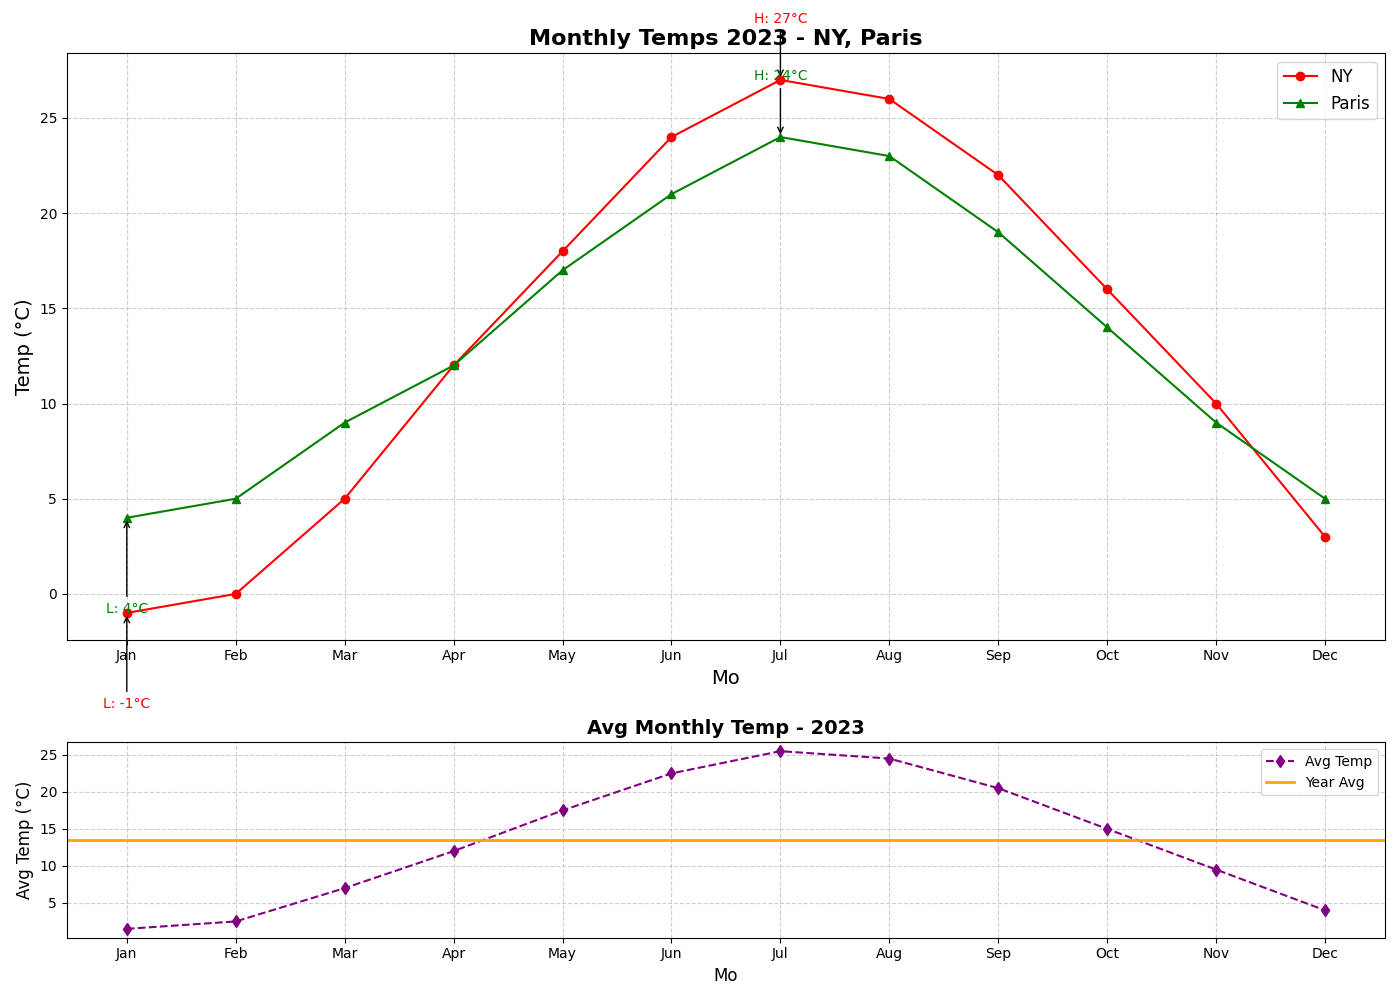

The script that drew this image:
import matplotlib.pyplot as plt
import numpy as np

months = np.array(["Jan", "Feb", "Mar", "Apr", "May", "Jun", "Jul", "Aug", "Sep", "Oct", "Nov", "Dec"])
new_york_temps = np.array([-1, 0, 5, 12, 18, 24, 27, 26, 22, 16, 10, 3])
paris_temps = np.array([4, 5, 9, 12, 17, 21, 24, 23, 19, 14, 9, 5])

avg_temps = (new_york_temps + paris_temps) / 2  # Removed Tokyo from average calculation

fig, (ax1, ax2) = plt.subplots(2, 1, figsize=(14, 10), gridspec_kw={'height_ratios': [3, 1]})

ax1.plot(months, new_york_temps, label="NY", linestyle='-', color='red', marker='o')
ax1.plot(months, paris_temps, label="Paris", linestyle='-', color='green', marker='^')

cities_data = {'NY': new_york_temps, 'Paris': paris_temps}
colors = ['red', 'green']
markers = ['o', '^']

for i, (city, temps) in enumerate(cities_data.items()):
    max_temp = max(temps)
    min_temp = min(temps)
    ax1.annotate(f'H: {max_temp}°C', xy=(months[temps.argmax()], max_temp), 
                 xytext=(months[temps.argmax()], max_temp + 3), ha='center',
                 color=colors[i], fontsize=10, arrowprops=dict(facecolor=colors[i], arrowstyle='->'))
    ax1.annotate(f'L: {min_temp}°C', xy=(months[temps.argmin()], min_temp), 
                 xytext=(months[temps.argmin()], min_temp - 5), ha='center',
                 color=colors[i], fontsize=10, arrowprops=dict(facecolor=colors[i], arrowstyle='->'))

ax1.set_title("Monthly Temps 2023 - NY, Paris", fontsize=16, fontweight='bold')
ax1.set_xlabel("Mo", fontsize=14)
ax1.set_ylabel("Temp (°C)", fontsize=14)
ax1.legend(loc="upper right", fontsize=12)
ax1.grid(True, linestyle='--', alpha=0.6)

ax2.plot(months, avg_temps, label="Avg Temp", linestyle='--', color='purple', marker='d')
ax2.axhline(y=avg_temps.mean(), color='orange', linestyle='-', linewidth=2, label="Year Avg")

ax2.set_title("Avg Monthly Temp - 2023", fontsize=14, fontweight='bold')
ax2.set_xlabel("Mo", fontsize=12)
ax2.set_ylabel("Avg Temp (°C)", fontsize=12)
ax2.legend(loc="upper right", fontsize=10)
ax2.grid(True, linestyle='--', alpha=0.6)

plt.tight_layout()
plt.show()
